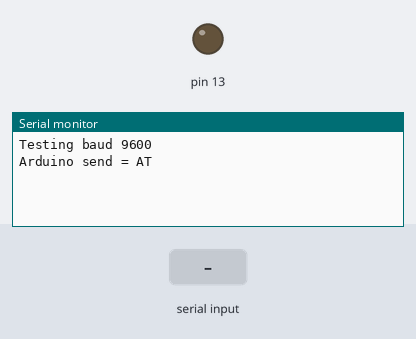
Bench run of a sketch on a simulated Arduino Uno, built with avr-gcc and run on an emulated ATmega328P. On the bench: output pins drawn as LEDs (lit = HIGH), the last lines printed to the serial monitor. Inputs (shaded band) come from the test bench.

Above: at 0.8 s.
0.9 s: "OK\n" received over the second serial link
At 1.8 s:
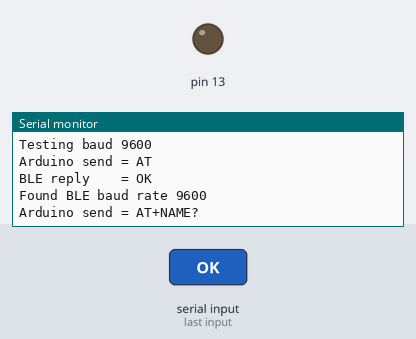
2.4 s: "1\n" received over the second serial link
At 9.6 s:
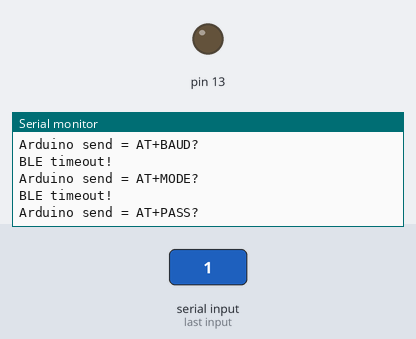

The sketch:

HM10_bluetooth_settings.ino
```cpp
// (licence header left out)
#include <SoftwareSerial.h>

#define BUFFER_LENGTH 100

SoftwareSerial ble(8, 9);       // For Uno, HM10 TX pin to Arduino Uno pin D2, HM10 RX pin to Arduino Uno pin D3
//SoftwareSerial ble(10,11);      // For Mega 2560, HM10 TX pin to Arduino Mega 2650 pin D10, HM10 RX pin to Arduino Mega 2560 pin D11

char buffer[BUFFER_LENGTH];       // Buffer to store response
int timeout = 3000;          // Wait 800ms each time for BLE to response, depending on your application, adjust this value accordingly
long bauds[] = {9600, 57600, 115200, 38400, 2400, 4800, 19200}; // common baud rates, when using HM-10 module with SoftwareSerial, try not to go over 57600

long BLEAutoBaud() {
  int baudcount = sizeof(bauds) / sizeof(long);
  for (int i = 0; i < baudcount; i++) {
    for (int x = 0; x < 3; x++) { // test at least 3 times for each baud

      Serial.print("Testing baud ");
      Serial.println(bauds[i]);
      ble.begin(bauds[i]);
      if (BLEIsReady()) {
        return bauds[i];
      }
    }
  }
  return -1;
}

boolean BLEIsReady() {
  BLECmd(timeout, "AT" , buffer);   // Send AT and store response to buffer
  if (strcmp(buffer, "OK") == 0) {
    return true;
  } else {
    return false;
  }
}

boolean BLECmd(long timeout, char* command, char* temp) {
  long endtime;
  boolean found = false;
  endtime = millis() + timeout; //
  memset(temp, 0, 100);       // clear buffer
  found = true;
  Serial.print("Arduino send = ");
  Serial.println(command);
  ble.print(command);

  // The loop below wait till either a response is received or timeout
  // The problem with this BLE Shield is most of the HM-10 modules do not response with CR LF at the end of the response,
  // so a timeout is required to detect end of response and also prevent the loop locking up.

  while (!ble.available()) {
    if (millis() > endtime) {   // timeout, break
      found = false;
      break;
    }
  }

  if (found) {            // response is available
    int i = 0;
    while (ble.available()) {   // loop and read the data
      char a = ble.read();
      // Serial.print((char)a); // Uncomment this to see raw data from BLE
      temp[i] = a;        // save data to buffer
      i++;
      if (i >= BUFFER_LENGTH) break; // prevent buffer overflow, need to break
      delay(1);           // give it a 2ms delay before reading next character
    }
    Serial.print("BLE reply    = ");
    Serial.println(temp);
    while ((strlen(temp) > 0) && ((temp[strlen(temp) - 1] == 10) || (temp[strlen(temp) - 1] == 13)))
    {
      temp[strlen(temp) - 1] = 0;
    }
    return true;
  } else {
    Serial.println("BLE timeout!");
    return false;
  }
}

void setup() {
  Serial.begin(115200);

  pinMode(13, OUTPUT);
  digitalWrite(13, LOW);

  // If you see lots of BLE timeout on Serial Monitor after BLEAutoBaud completed, most likely your have a bad shield
  // Check if the shield JUMPER is correctly set to
  // HM10 TX to D2
  // HM10 RX to D3
  long baudrate = BLEAutoBaud();

  if (baudrate > 0) {
    Serial.print("Found BLE baud rate ");
    Serial.println(baudrate);
  } else {
    Serial.println("No BLE detected.");
    while (1) {};         // No BLE found, just going to stop here
  }

  // The following commands are just to demonstrate the shield is working properly,
  // in actual application, only call those that are needed by your application.
  // Check HM-10 datasheet for the description of the commands.
  BLECmd(timeout, "AT+NAME?", buffer);
  BLECmd(timeout, "AT+BAUD?", buffer);
  BLECmd(timeout, "AT+MODE?", buffer);
  BLECmd(timeout, "AT+PASS?", buffer);
  BLECmd(timeout, "AT+VERS?", buffer);
  BLECmd(timeout, "AT+RADD?", buffer);
  BLECmd(timeout, "AT+ADDR?", buffer);
  BLECmd(timeout, "AT+TYPE?", buffer);
  BLECmd(timeout, "AT+POWE?", buffer); // Show power (should be 2 or 3)
  BLECmd(timeout, "AT+NOTI?", buffer); // Check the current notification bit
  BLECmd(timeout, "AT+NOTI0", buffer); // Make sure the module doesn't send AT+CONNECT or AT+LOST on the serial line

  BLECmd(timeout,"AT+NAMEWordClock",buffer); // Set the name of the module to HM10
  BLECmd(timeout,"AT+PIO11",buffer); // Set the LED to be off when disconnected and on for connection


  //  BLECmd(timeout,"AT+BAUD0",buffer); // Set baudrate to 9600
  //  BLECmd(timeout,"AT+BAUD1",buffer); // Set baudrate to 19200
  //  BLECmd(timeout,"AT+BAUD2",buffer); // Set baudrate to 38400
  //  BLECmd(timeout,"AT+BAUD3",buffer); // Set baudrate to 57600
  //  BLECmd(timeout,"AT+BAUD4",buffer); // Set baudrate to 115200

  Serial.println("----------------------");
  Serial.println("Waiting for remote connection...");
}

void printhex(unsigned char c)
{
  if (c < 0x10) {
    Serial.print("0");
  }
  Serial.print(c, HEX);
}

void loop() {
  if (ble.available()) {
    char c = (char)ble.read();
    if (isPrintable(c))
    {
      Serial.print(c);
    }
    else
    {
      Serial.print("[");
      printhex(c);
      Serial.print("]");
    }
    if (c == '1') digitalWrite(13, HIGH); // if received character 1 from BLE, set PIN 13 high
    if (c == '0') digitalWrite(13, LOW); // if received character 0 from BLE, set PIN 13 low
  }
}
```

Measured:
- after the input at 0.9 s, the serial monitor: prints a new line at once (image 1)
- after the input at 2.4 s, the serial monitor: prints a new line at once (image 2)
